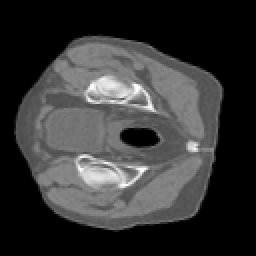
#> input picture intensity_based_registration/img/ct_fixed.png, 128 x 128 px (shown 2 times larger); its folder holds 3 pictures in this run
$ python similarity.py
#> lines starting #> are read from the running program, lines starting #| are printed output that depends on the picture; long printed decimals are rounded
### intensity_based_registration/image_based_registration.py
#The goal of this exercise is to register two images only using their intensity values.
#For example, we have two CT images of the same anatomy and of the same patient taken in two different moments. There will be probably some displacement or rotation between the two images. If we take one of them as the reference image, we can register the second one so that they are aligned.
#This way, for example, it will be easier to evaluate anatomies or structures shown in the two images and their variation over time.

#If you didn't get from the lecture, an extremely simplified explanation on how image based registration works is this:

#    1: take two images, one differs from the other
#    2: have a similarity metric that tells you how much they are dis-/similar
#    3: move around one of the two images using some parameters (e.g. rotation angle, displacement in x, displacement in y)
#    4: compute the similarity between these two images (the one that was moved and the fixed one)
#    5: try really really hard to find the parameters for which the difference is minimal (or the similarity is maximal), i.e. run step 3 and 4 with difference parameters changing them using a good strategy.

from matplotlib.pyplot import imread
import os
import numpy as np
import matplotlib.pyplot as plt
import cv2

def load_dataset(image1, image2):
    # Load datasets from file
#> called with image1 = 'ct_fixed.png', image2 = 'ct_moving.png'
    fixed_image = imread(os.path.join('img', image1)).astype('double')
#> fixed_image: shape (128, 128) float64; min 0, max 1, mean 0.214
    moving_image = imread(os.path.join('img', image2)).astype('double')
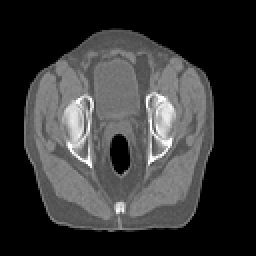
#> input picture intensity_based_registration/img/ct_moving.png, 128 x 128 px (shown 2 times larger)
#> moving_image: shape (128, 128) float64; min 0, max 1, mean 0.214

    return fixed_image, moving_image

def plot_images(x, y):

    '''Function to display two images and their difference on screen.
    :param x: first image to display
    :param y: second image to display
    :return: void
    '''

    # Creating a figure with subplots of a certain size.
    fig, (plot1, plot2, plot3) = plt.subplots(1, 3, figsize=(10, 3))

    # Display the two images.
    plot1.imshow(x, cmap=plt.cm.gray)
    plot1.axis('off')
    plot2.imshow(y, cmap=plt.cm.gray)
    plot2.axis('off')

    # Computing the difference of the two images and display it.
    diff = x - y #La idea es ver aqui la diferencia entre las 2 imagenes para despues comparar la similitud
    plot3.imshow(diff, cmap=plt.cm.gray)
    plot3.axis('off')

    plt.show()

#Image manipulation

#To register the two images, we need to transform one of them.
# In this section we are going to write some functions to manipulate images, i.e. we need a function to rotate an image and one to translate it.
# To write them, you can make use of built-in function contained in OpenCV. No need to reinvent the wheel.

def translate_image(x, dx, dy):
    ''' Returns the matrix [x] translated along x and y of [dx] and [dy] respectively.
      :param x: numpy matrix to translate
      :param dx: displacement in x
      :param dy: displacement in y
      :return: the translated matrix
      '''

    cols, rows = x.shape  # size of the matrix.

    # A way to build a transformation is to manually enter its values.
    # Here we only need to fill the translational part of a 3x3 matrix.
    transform = np.float32([[1, 0, dx], [0, 1, dy]])

    # Transforms the image with the given transformation.
    # The last parameter gives the size of the output, we want it to be the same of the input.
    return cv2.warpAffine(x, transform, (cols, rows))


def rotate_image(x, angle):

    ''' Returns the matrix [x] rotated counter-clock wise by [angle].
    :param x: numpy matrix to rotate
    :param angle: angle of rotation in DEGREES
    :return: the rotated matrix
    '''

    cols, rows = x.shape  # size of the matrix.

    # Creates a rotation matrix to rotate around a rotation center of a certain angle.
    # In this case we rotate around the center of the image (cols / 2, rows / 2) by the given angle.
    # The last paramters is a scale factor, 1 means no scaling.
    transform = cv2.getRotationMatrix2D((cols / 2, rows / 2), angle, 1)

    # Transforms the image with the given transformation.
    # The last parameter gives the size of the output, we want it to be the same of the input.
    return cv2.warpAffine(x, transform, (cols, rows))


def transform_image(x, angle, dx, dy):
    ''' Returns the matrix [x] rotated counter-clock wise by [angle] and translated by [dx] and [dy] in x and y respectively.
    :param x: numpy matrix to transform
    :param angle: angle of rotation in DEGREES
    :param dx:  displacement in x
    :param dy: displacement in y
    :return: the transformed matrix
    '''

    # We just concatenate the functions to rotate and translate, rotation is always done first.
    return translate_image(rotate_image(x, angle), dx, dy)


def transform_image_param(x, parameters):
    '''
    :param x: numpy matrix to transform
    :param parameters: array containing the 3 parameters for the transformation: angle, dx and dy
    :return: the transformed matrix
    '''

    # We just call transform_image unfolding the parameters
    return transform_image(x, parameters[0], parameters[1], parameters[2])


# [12 lines that do not run on import are left out]

### intensity_based_registration/similarity.py
# SSD: sum of squared differences
from image_based_registration import *
import scipy.optimize as opt


def ssd(x, y):
    ''' Returns the sum of the squared differences of the given matrices
    '''
    n, m = y.shape
    ssd = (1 / (n * m)) * np.sum(np.square(x - y))
#    ground_truth_ssd = 1514.2839965820312
#    print("Your SSD answers with: {}. Jack says: {}".format(ssd, ground_truth_ssd) + '\n')
    return ssd


# SAD: sum of differences

def sad(x, y):
    n, m = y.shape
    ground_truth_sad = 19.36151123046875
#    sad = (1 / (n * m)) * np.sum(np.abs(x - y))
#    print("Your SAD answers with: {}. Jack says: {}".format(sad, ground_truth_sad) + '\n')
    return sad


# NCC: Normalized cross correlation

def ncc(x, y):
    n, m = y.shape
    # Demeaning the matrices.
    x -= np.mean(x)
    y -= np.mean(y)

    ncc = (1 / (n * m)) * np.sum(x * y / (x.std() * y.std()))
#   ground_truth_ncc = 0.802228403920768
#    print("Your SNCC answers with: {}. Jack says: {}".format(ncc, ground_truth_ncc) + '\n')
    return ncc


def mi(x, y):
    # Compute joint histogram. You may want to use np.histogram2d for this.
    # histogram2d takes 1D vectors, ravel() reshape the matrix to a 1D vector.
    # Don not forget to normalize the histogram in order to get a joint distribution.

    jh = np.histogram2d(x.ravel(), y.ravel())[0]
    jh = jh + np.finfo(float).eps  # add eps for stability

    # Normalize.
    sh = np.sum(jh)
    jh /= sh

    # You can get the individual distributions by marginalization of the joint distribution jh.
    # We have two random variables x and y whose joint distribution is known,
    # the marginal distribution of X is the probability distribution of X,
    # when the value of Y is not known. And vice versa.
    s1 = np.sum(jh, axis=0, keepdims=True)
    s2 = np.sum(jh, axis=1, keepdims=True)
    # Compute the MI.
    MI = np.sum(-s1 * np.log2(s1)) + np.sum(-s2 * np.log2(s2)) - np.sum(-jh * np.log2(jh))
#    ground_truth_mi = 0.74620104021828171
#    print("Your MI answers with: {}. Jack says: {}".format(MI, ground_truth_mi))

    return MI


def cost_function(transform_params, fixed_image, moving_image, similarity):
    ''' Computes a similarity measure between the given images using the given similarity metric
    :param transform_params: 3 element array with values for rotation, displacement along x axis, dislplacement along y axis.
                             The moving_image will be transformed using these values before the computation of similarity.
    :param fixed_image: the reference image for registration
    :param moving_image: the image to register to the fixed_image
    :param similarity: a string naming the similarity metric to use. e.g. SSD, SAD, ...
    :return: the compute similarity
    '''
    # Build transform parameters
    angle = transform_params[0]
    dx = transform_params[1]
    dy = transform_params[2]

    # Transform the moving_image with the current parameters (We already have code for this)
    transformed_moving_img = transform_image(moving_image, angle, dx, dy)

    d_moving_image = transformed_moving_img.astype('double')

    # Compute the similarity value using the given method.
    #
    if similarity == "SSD":
        s = ssd(transformed_moving_img, fixed_image)
    elif similarity == "SAD":
        s = sad(transformed_moving_img, fixed_image)
    elif similarity == "NCC":  # Since we want to maximize NCC, we can minimize its negative
        s = -ncc(transformed_moving_img, fixed_image)
    elif similarity == "MI":
        s = -mi(transformed_moving_img, fixed_image)  # Since we want to maximize MI, we can minimize its negative
    else:
        print("Wrong similarity measure given.")
        return -1
    return s


if __name__ == '__main__':
    fixed_image, moving_image = load_dataset('ct_fixed.png', 'ct_moving.png')
    #We have now an optimization problem, we want to find some values (the transform_params in the previous function) that minimize/maximize the dis-/similarity between the two images.
    #There are different approaches to solve the problem, a classical one is using a simplex method.
    #To do so, we are going to use the 'fmin' function from Scipy. It implements the Nelder-Mead algorithm
    # Give some initial values to the transformation parameters. Vector de transformacion de la fixed image
    x0 = [13, -15, -15]

    result_params = opt.fmin(cost_function, x0, args=(fixed_image, moving_image, 'SSD'))
#| Optimization terminated successfully.
#|          Current function value: 0.000209
#|          Iterations: 146
#|          Function evaluations: 271
#> result_params = [80, -6.14, -2.34]
    print(result_params)
#| [79.998 -6.138 -2.345]
    # Transform the moving images with the found parameters
    result_image = transform_image_param(moving_image, result_params)
    # Let's have a look at the result!

    plot_images(result_image, fixed_image)
#> in plot_images, `diff = x - y`:
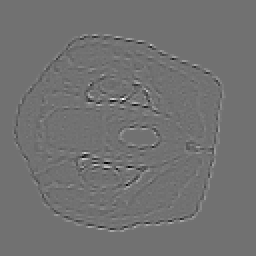
#> diff: shape (128, 128) float64 (shown 2 times larger); min -0.181, max 0.224, mean 3.78e-06; drawn with min black and max white
#> in plot_images, `plt.show()`:
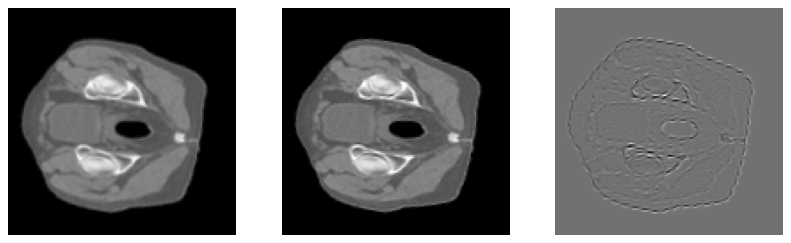
#> figure drawn by matplotlib, 3 panels
    #Imagen transformada, imagen original, diferencia de imagenes por el metodo dado
